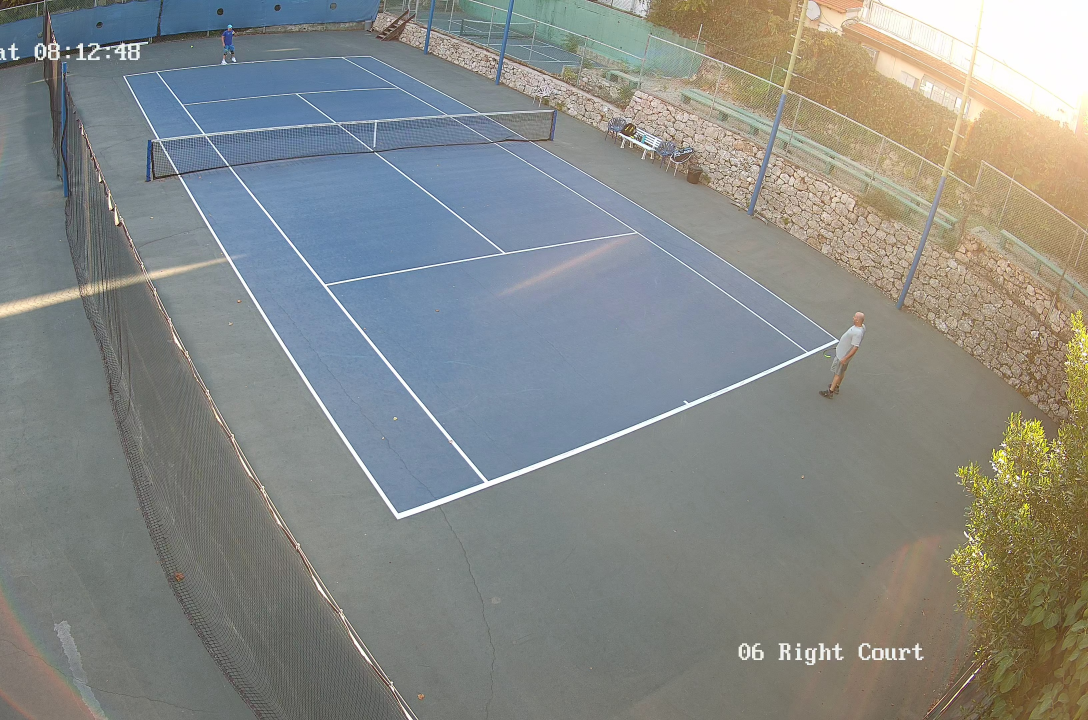
#> input picture original_right_court.jpg, 3264 x 2160 px (shown at 1/3 size)
$ python click_points_interactive.py
#> lines starting #> are read from the running program, lines starting #| are printed output that depends on the picture
#!/usr/bin/env python3
"""
Interactive script to click on the 12 marked points on the tennis court image.
"""

import cv2
import numpy as np


def resize_to_fit_screen(frame: np.ndarray, max_width: int = 1200, max_height: int = 800) -> np.ndarray:
    """
    Resize frame to fit within specified screen dimensions while maintaining aspect ratio.
    """
    height, width = frame.shape[:2]

    scale_h = max_height / height
    scale_w = max_width / width
    scale = min(scale_h, scale_w, 1.0)

    if scale < 1.0:
        new_width = int(width * scale)
        new_height = int(height * scale)
        return cv2.resize(frame, (new_width, new_height))

    return frame


def click_points_interactive():
    """
    Interactive function to click on the 12 marked points.
    """
    # Load the original image
    img = cv2.imread('original_right_court.jpg')
    if img is None:
        print("Error: Could not load original_right_court.jpg")
        return

    print(f"Original image size: {img.shape[1]}x{img.shape[0]}")

    # Store original image for coordinate conversion
    original_img = img.copy()
    original_height, original_width = img.shape[:2]

    # Resize for display
    display_img = resize_to_fit_screen(img)
    display_height, display_width = display_img.shape[:2]

    # Calculate scaling factors
    scale_x = original_width / display_width
    scale_y = original_height / display_height

    print(f"Display image size: {display_width}x{display_height}")
    print(f"Scale factors: x={scale_x:.2f}, y={scale_y:.2f}")

    # Store clicked points
    clicked_points = []
    current_point = 1

    def mouse_callback(event, x, y, flags, param):
        nonlocal current_point

        if event == cv2.EVENT_LBUTTONDOWN:
            if current_point <= 12:
                # Convert display coordinates to original image coordinates
                original_x = int(x * scale_x)
                original_y = int(y * scale_y)

                clicked_points.append((original_x, original_y))

                # Draw point on display image
                cv2.circle(display_img, (x, y), 8, (0, 255, 0), -1)
                cv2.putText(display_img, str(current_point), (x + 10, y - 10),
                           cv2.FONT_HERSHEY_SIMPLEX, 0.8, (0, 255, 0), 2)

                # Draw point on original image too
                cv2.circle(original_img, (original_x, original_y), 10, (0, 255, 0), -1)
                cv2.putText(original_img, str(current_point), (original_x + 15, original_y - 10),
                           cv2.FONT_HERSHEY_SIMPLEX, 1.0, (0, 255, 0), 2)

                print(f"Point {current_point}: Display({x}, {y}) -> Original({original_x}, {original_y})")
                current_point += 1

                cv2.imshow('Click Points (1-12)', display_img)

    # Create window and set mouse callback
    cv2.namedWindow('Click Points (1-12)', cv2.WINDOW_NORMAL)
    cv2.setMouseCallback('Click Points (1-12)', mouse_callback)

    # Show instructions
    cv2.putText(display_img, "Click on points 1-12 in order", (10, 30),
               cv2.FONT_HERSHEY_SIMPLEX, 0.8, (255, 255, 255), 2)
    cv2.putText(display_img, "Press 'r' to reset, 'q' to quit", (10, 60),
               cv2.FONT_HERSHEY_SIMPLEX, 0.6, (255, 255, 255), 2)

    cv2.imshow('Click Points (1-12)', display_img)

    print("\nInstructions:")
    print("1. Click on the 12 marked points in order (1, 2, 3, ..., 12)")
    print("2. Press 'r' to reset and start over")
    print("3. Press 'q' to quit when done")
    print("4. The image is resized to fit your screen")

    while True:
        key = cv2.waitKey(1) & 0xFF

        if key == ord('q'):
            break
        elif key == ord('r'):
            # Reset
            clicked_points = []
            current_point = 1
            display_img = resize_to_fit_screen(cv2.imread('original_right_court.jpg'))
            original_img = cv2.imread('original_right_court.jpg').copy()

            # Redraw instructions
            cv2.putText(display_img, "Click on points 1-12 in order", (10, 30),
                       cv2.FONT_HERSHEY_SIMPLEX, 0.8, (255, 255, 255), 2)
            cv2.putText(display_img, "Press 'r' to reset, 'q' to quit", (10, 60),
                       cv2.FONT_HERSHEY_SIMPLEX, 0.6, (255, 255, 255), 2)

            cv2.imshow('Click Points (1-12)', display_img)
            print("Reset! Click on points 1-12 again.")

    cv2.destroyAllWindows()

    if len(clicked_points) == 12:
        print("\n" + "="*50)
        print("All 12 points collected successfully!")
        print("="*50)

        for i, (x, y) in enumerate(clicked_points, 1):
            print(f"Point {i:2d}: ({x:4d}, {y:4d})")

        # Save the marked original image
        cv2.imwrite('clicked_points_result.jpg', original_img)
        print("\nSaved clicked_points_result.jpg with all marked points")

        # Save coordinates to file
        with open('court_points_coordinates.txt', 'w') as f:
            f.write("Tennis Court Points Coordinates\n")
            f.write("="*40 + "\n")
            f.write(f"Image size: {original_width}x{original_height}\n\n")

            for i, (x, y) in enumerate(clicked_points, 1):
                f.write(f"Point {i:2d}: ({x:4d}, {y:4d})\n")

        print("Saved coordinates to court_points_coordinates.txt")

        return clicked_points
    else:
        print(f"\nOnly {len(clicked_points)} points collected. Need all 12 points.")
        return None


def main():
    """
    Main function to run interactive point clicking.
    """
    print("Interactive Tennis Court Point Selection")
    print("="*50)

    points = click_points_interactive()
#> in click_points_interactive, img is the input picture: shape (2160, 3264, 3); mean B, G, R 134.5, 137.8, 135.1
#| Original image size: 3264x2160
#> in resize_to_fit_screen, `return cv2.resize(frame, (new_width, new_height))`:
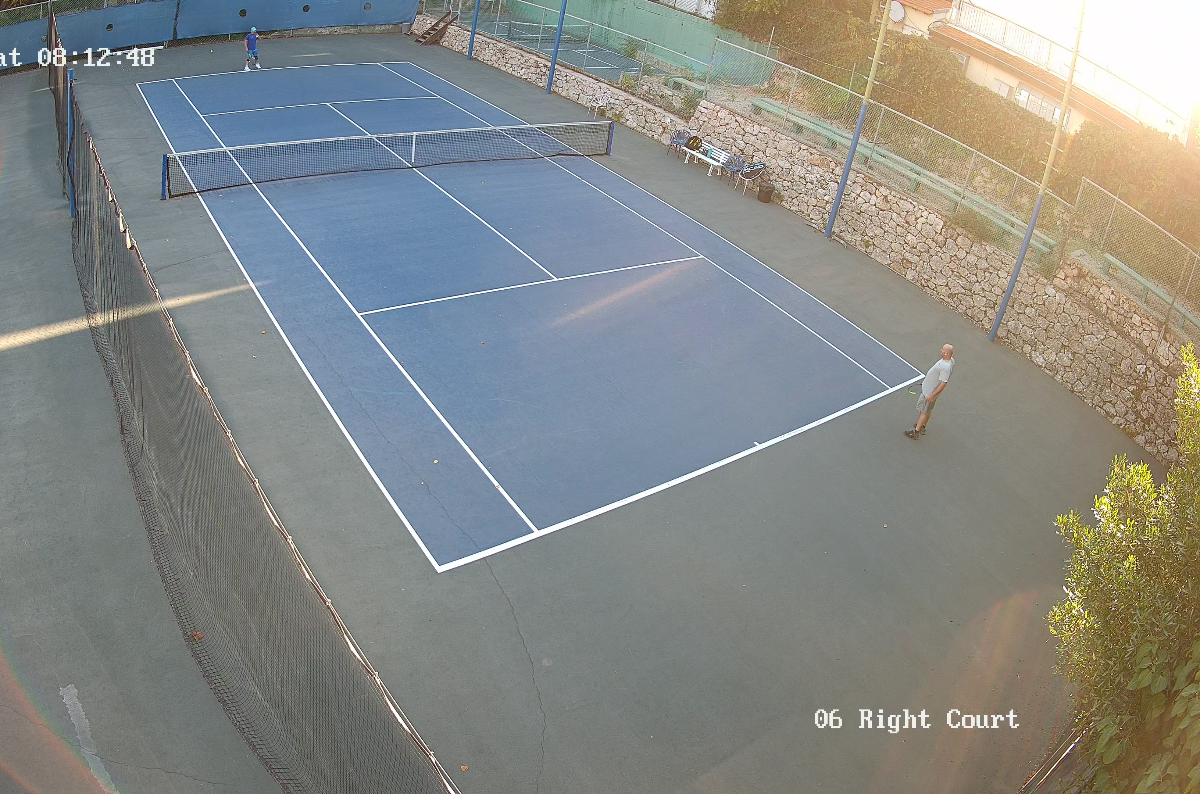
#> returned value: shape (794, 1200, 3); mean of channels 0, 1, 2 134.4, 137.6, 135; drawn as B, G, R
#| Display image size: 1200x794
#| Scale factors: x=2.72, y=2.72
#> in click_points_interactive, `cv2.putText(display_img, "Press 'r' to reset, 'q' to quit", (10, 60), ..`:
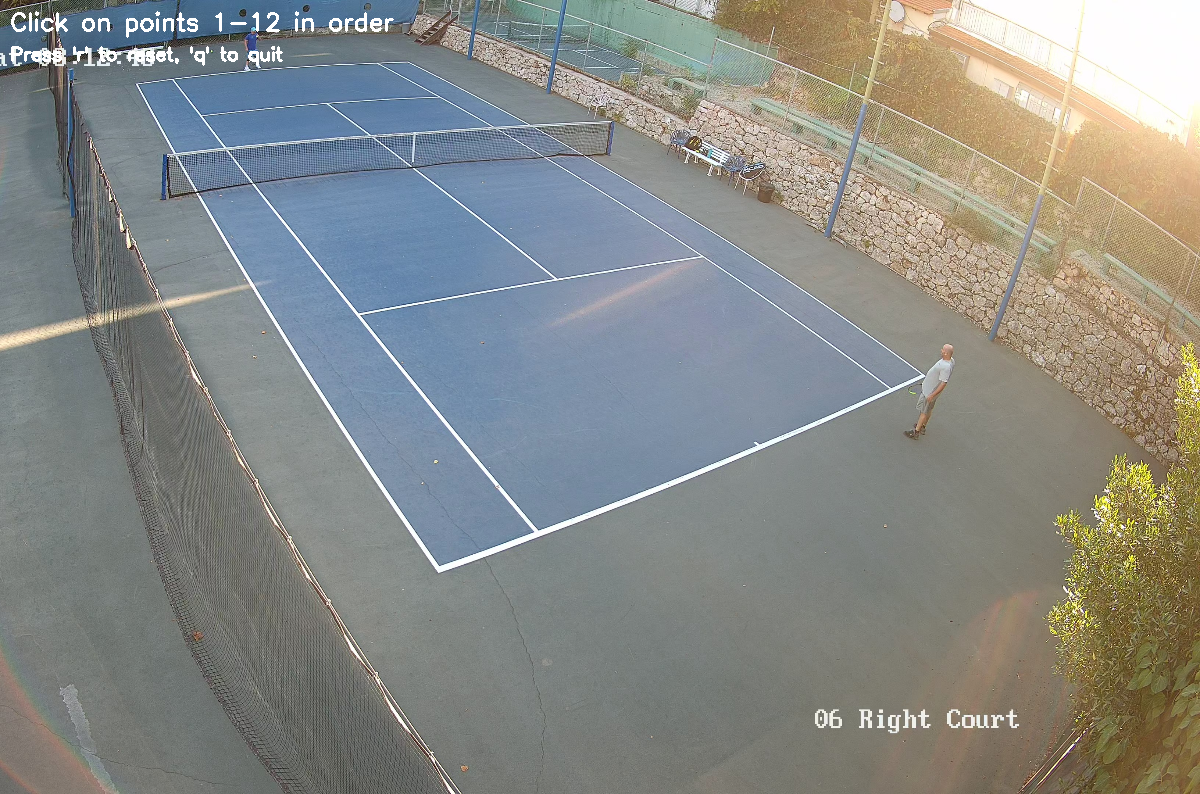
#> display_img: shape (794, 1200, 3); mean B, G, R 134.8, 138.2, 135.6
#> (key q is pressed here)

    if points:
        print("\nSuccess! You can now use these coordinates for precise court line detection.")
    else:
        print("\nFailed to collect all 12 points. Please try again.")


if __name__ == "__main__":
    main()
